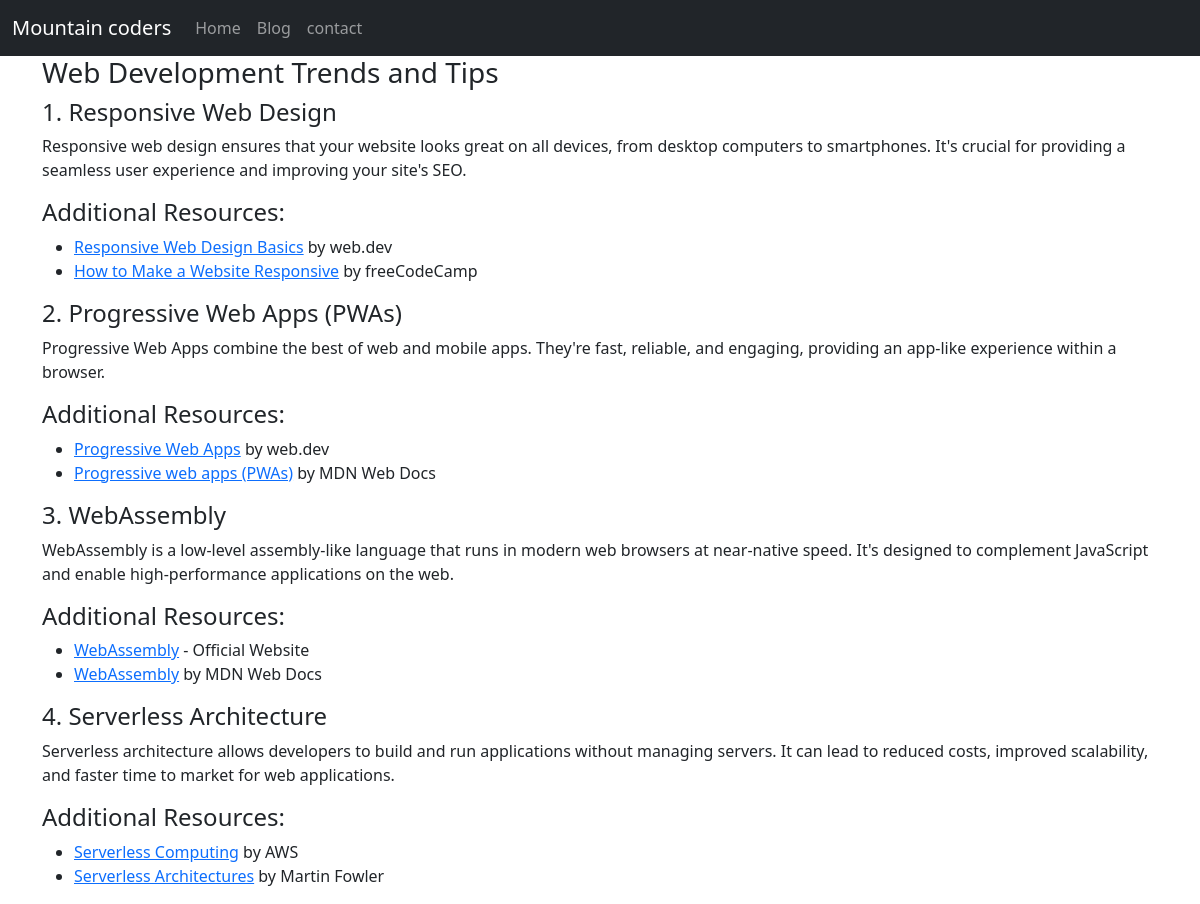
Page /blogpost/Web Development Trends and Tips on the committed database.
### blog/models.py (models this page shows, shortened)
class Blog(models.Model):
    sno = models.AutoField(primary_key=True)
    title = models.CharField(max_length=60)
    content = models.TextField()
    time = models.DateTimeField(auto_now_add=True)
    slug = models.CharField(max_length=130)

### blog/views.py (the view)
# urls.py: path('blogpost/<str:slug>', views.blogpost, name='blogpost'),
def blogpost(request, slug):
    blog = Blog.objects.filter(slug=slug).first()
    context = {'blog': blog}
    return render(request, 'blogpost.html', context)

### templates/blogpost.html (shortened to what this page needs)
{% extends "base.html" %}
{% block body %}
<div class="container">
  <div class="media">
    <div class="media-body">
      <h3 class="mt-0 my-2"> {{ blog.title|safe }}</h3>
      {{ blog.content|safe }}
    </div>
  </div>
{% endblock body %}

### rows in the picture
Blog: title "Web Development Trends and Tips", content "1. Responsive Web Design Responsive web design ensures that your website looks great on all devices, from desktop computers to smartphones. It's crucial for providing a seamless user experience and improving your site's SEO. Additional Resources: Responsive Web Design Basics by web.dev How to Make a Website Responsive by freeCodeCamp 2. Progressive Web Apps (PWAs) Progressive Web Apps combine the best of web and mobile apps. They're fast, reliable, and engaging, providing an app-like experience within a browser. Additional Resources: Progressive Web Apps by web.dev Progressive web apps (PWAs) by MDN Web Docs 3. WebAssembly WebAssembly is a low-level assembly-like language that runs in…"
